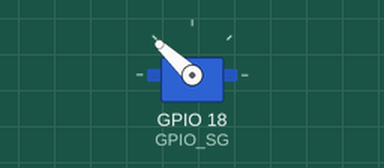
A program run on a simulated Raspberry Pi (BCM pin numbers). Parts: servo. Servo angles are drawn from the pulse width (0.5 ms = 0°, 2.5 ms = 180°); what the program prints to the terminal is not drawn. At 4.0 s the program stops and its outputs stay as they are.

Above: at 0.1 s.
At 3.6 s:
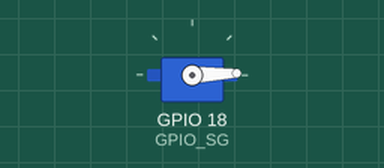
Timing chart, 0 to 5.1 s (numbered marks = the images above):
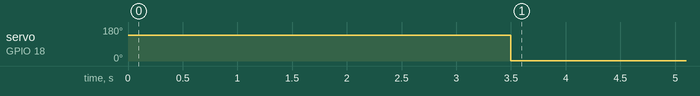

Measured:
- by itself, servo on GPIO 18 (GPIO_SG): 137° → 2° at 3.5 s

The program:

sg90-360.py
```python
#!/usr/bin/env python
# -*- coding: utf-8 -*-
"""
@author:keke
@file: sg90-360.py
@time: 2023/4/20 16:02
@version：Python 3.11.2
@title: sg90 360°舵机
"""
import RPi.GPIO as gpio
import time

GPIO_SG = 18
gpio.setmode(gpio.BCM)
gpio.setup(GPIO_SG, gpio.OUT)
SG90_PWM = gpio.PWM(GPIO_SG, 50)
SG90_PWM.start(0)


# 停止
def stop():
    SG90_PWM.ChangeDutyCycle(0)


# 反转
def reversal(data):
    SG90_PWM.ChangeDutyCycle(2.5 + 7.5 + data / 100)


# 正转
def forward(data):
    SG90_PWM.ChangeDutyCycle(2.5 + data / 100)


# 在0.5ms~1.5ms期间：舵机正转，时间越短，转速越快（尽量不接近1.5ms，否则有可能不转）
# 在1.5ms（1.6ms、1.4ms等）:停止转动，即速度为0
# 在1.5ms~2.5ms:舵机反转，时间越长，转速越快（尽量接近1.5ms与2.5ms，否则有可能不转）


if __name__ == '__main__':
    reversal(10)
    time.sleep(0.5)
    print("反转结束")
    stop()
    time.sleep(3)

    forward(10)
    time.sleep(0.5)
    print("正转结束")
    stop()

    SG90_PWM.stop()  # 关闭该引脚的 PWM
    gpio.cleanup()  # 清理 在退出时使用
    print("bye bye")
```
